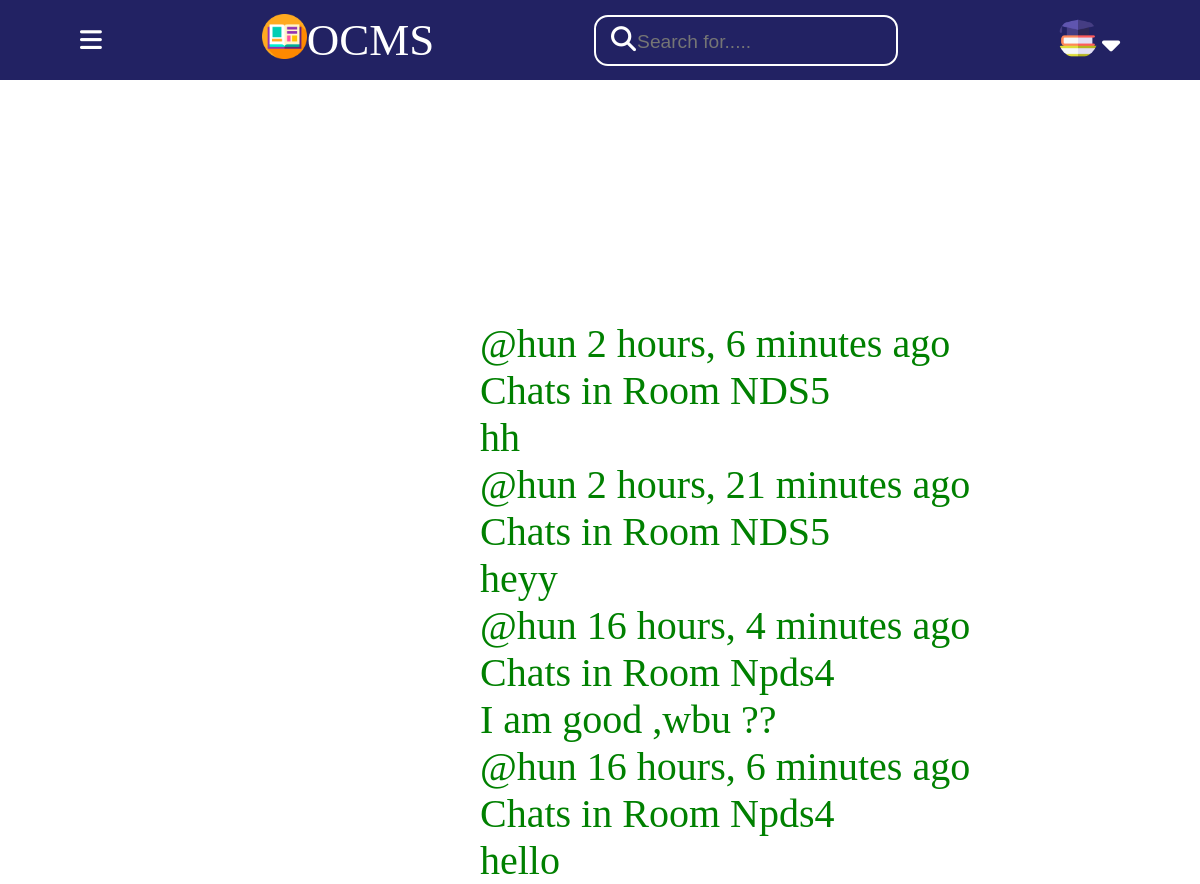
The page /tactivity/ (signed in) on the database its author committed.
### base/models.py (models this page shows, shortened)
class Message(models.Model):
    user = models.ForeignKey(User, on_delete=models.CASCADE)
    room = models.ForeignKey(Room, on_delete=models.CASCADE)
    body = models.TextField()
    updated = models.DateTimeField(auto_now=True)
    created = models.DateTimeField(auto_now_add=True)
    class Meta:
        ordering = ['-updated', 'created']

class User(AbstractUser):
    is_student = models.BooleanField(default=False)
    is_teacher = models.BooleanField(default=False)

class Room(models.Model):
    course_id=models.CharField(max_length=100)
    teacher=models.CharField(max_length=100)
    name = models.CharField(max_length=200) #set it to host.subject_name during declaration by default
    description = models.TextField(null=True, blank=True)
    avatar = models.ImageField(null=True, default="avatar.svg")
    room_code=models.CharField(max_length=100)
    updated = models.DateTimeField(auto_now=True)
    created = models.DateTimeField(auto_now_add=True)
    class Meta:
        ordering = ['-updated', '-created']

### base/views.py (the view)
# urls.py: path("tactivity/",views.tactivity,name="tactivity"),
def tactivity(request):
    messages=Message.objects.filter(user=request.user)
    context={'messages':messages}
    return render(request,'base/tactivity.html',context)

### base/templates/base/tactivity.html
{% include 'teacher_main.html' %}
{% block content %}
    <div class="progress">
    {% for message in messages %}
        <div>
            <p>
            @{{message.user}}  {{message.created|timesince}} ago</p>
            <p>Chats in Room {{message.room.name}}</p>
            <p>{{message.body}}</p>
        </div>
    {% endfor %}
    </div>
{% endblock content %}

### static/styles/portal.css (style rules this page uses)
* { margin: 0; border: 0; box-sizing: border-box; }
body { height: 100vh; width: 100vw; display: flex; flex-direction: column; }
.progress { position: absolute; top:40vh; left:40vw; font-size: 40px; color: green; }

### rows shown on the page
Message: user "hun", created "2 hours, 6 minutes", room.name "NDS5", body "hh"
Message: user "hun", created "2 hours, 21 minutes", room.name "NDS5", body "heyy"
Message: user "hun", created "16 hours, 4 minutes", room.name "Npds4", body "I am good ,wbu ??"
Message: user "hun", created "16 hours, 6 minutes", room.name "Npds4", body "hello"
